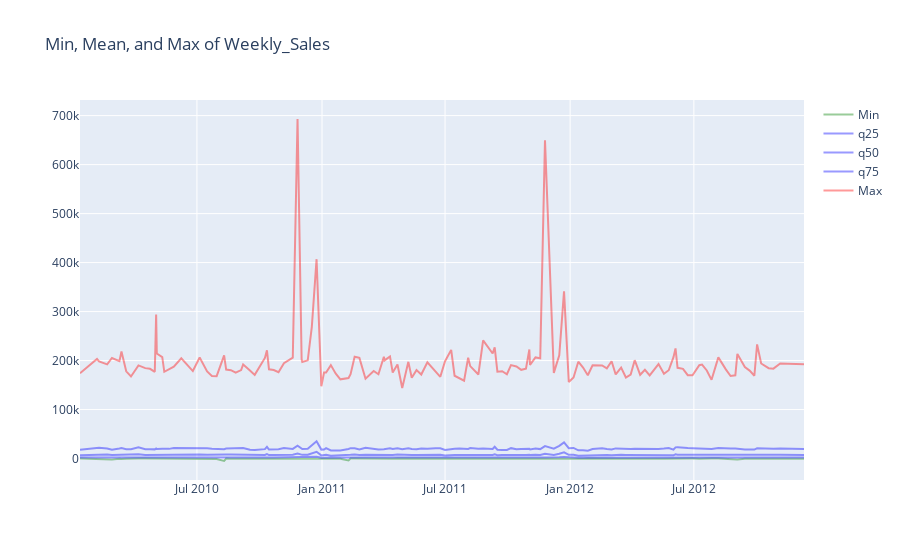

This figure's notebook cell:
### Code cell
plot_min_max_avg (sales_agg, 'Weekly_Sales')

### Figure 1 — Plotly figure (JSON) as saved in the notebook; plotly's stock layout.template omitted (floating-point values rounded to 4 significant figures; data arrays with more than 128 entries replaced by an {"elided": "..."} marker saying what was removed)
{"data": [{"line": {"color": "green"}, "name": "Min", "opacity": 0.4, "type": "scatter", "x": {"elided": "143 str values"}, "y": {"elided": "143 float values"}}, {"line": {"color": "blue"}, "name": "q25", "opacity": 0.4, "type": "scatter", "x": {"elided": "143 str values"}, "y": {"elided": "143 float values"}}, {"line": {"color": "blue"}, "name": "q50", "opacity": 0.4, "type": "scatter", "x": {"elided": "143 str values"}, "y": {"elided": "143 float values"}}, {"line": {"color": "blue"}, "name": "q75", "opacity": 0.4, "type": "scatter", "x": {"elided": "143 str values"}, "y": {"elided": "143 float values"}}, {"line": {"color": "red"}, "name": "Max", "opacity": 0.4, "type": "scatter", "x": {"elided": "143 str values"}, "y": {"elided": "143 float values"}}], "layout": {"title": {"text": "Min, Mean, and Max of Weekly_Sales"}}}
